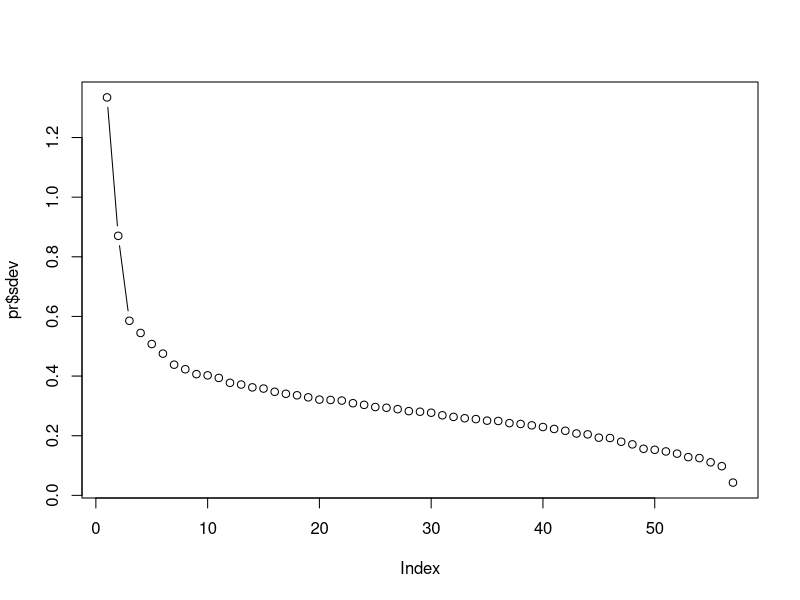

The R script that drew this image:
setwd("C:/Users/plougue/Desktop/UVs/SY09/Projets/Projet 2")
data <- read.csv("donnees/spambase2.csv")
n <- dim(data)[1]
p <- dim(data)[2] - 2

X <- data[,2:(p+1)]
z <- data$Z

pr <- prcomp(X)
plot(pr$sdev, type='b')



# 
# g<-2
# n1 <- sum(z==1)
# n2 <- sum(z==2)
# C1 <- var_1 / (n1 - 1)
# C2 <- var_2 / (n2 - 1)
# C <- (var_1 + var_2) / (n - g)
# 
# M <- (n-g)*log(det(C)) - (n1-1)*log(det(C1))
# - (n2-1)*log(det(C2))
# h <- 1 - (2*p^2+3*p-1)/(6*(p+1)*(g-1)) * (1/(n1-1) + 1/(n2-1) - 1/(n-g))
# 
# 
# df <- p*(p+1)*(g-1)/2
# 
# 
# par(mfrow=c(1,1))
# plot(1:100/100, qchisq(1:100/100,df))
# abline(M*h,0)

var_1 <- var(X[z==1,])
var_2 <- var(X[z==2,])
X_1.pr <- princomp(X[z==1,])
X_2.pr <- princomp(X[z==2,])
cat("Log relative volume 1/2 : ", log(det(var_1)/det(var_2)),
    "\nDimension : ", p,
    "\nRelative average variance 1/2 : ", sum(diag(var_1))/sum(diag(var_2)),
    "\nRelative average precision 1/2 : ", sum(diag(solve(var_2)))/sum(diag(solve(var_1))),
    "\nRelative maximum variance 1/2 : ", max(X_1.pr$sdev)/max(X_2.pr$sdev))


